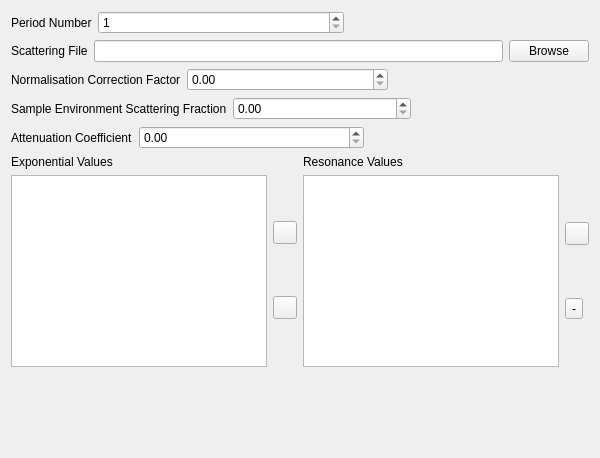
                 <widget class="QWidget" name="advancedTab">
                  <attribute name="title">
                   <string>Advanced</string>
                  </attribute>
                  <layout class="QVBoxLayout" name="verticalLayout_36">
                   <item>
                    <layout class="QHBoxLayout" name="horizontalLayout_66">
                     <item>
                      <widget class="QLabel" name="periodNoLabel_3">
                       <property name="text">
                        <string>Period Number</string>
                       </property>
                      </widget>
                     </item>
                     <item>
                      <widget class="QSpinBox" name="samplePeriodNoSpinBox">
                       <property name="sizePolicy">
                        <sizepolicy hsizetype="Expanding" vsizetype="Fixed">
                         <horstretch>0</horstretch>
                         <verstretch>0</verstretch>
                        </sizepolicy>
                       </property>
                       <property name="minimum">
                        <number>1</number>
                       </property>
                      </widget>
                     </item>
                     <item>
                      <spacer name="horizontalSpacer_30">
                       <property name="orientation">
                        <enum>Qt::Horizontal</enum>
                       </property>
                       <property name="sizeHint" stdset="0">
                        <size>
                         <width>40</width>
                         <height>20</height>
                        </size>
                       </property>
                      </spacer>
                     </item>
                    </layout>
                   </item>
                   <item>
                    <layout class="QHBoxLayout" name="horizontalLayout_67">
                     <item>
                      <widget class="QLabel" name="scatteringFileLabel">
                       <property name="text">
                        <string>Scattering File</string>
                       </property>
                      </widget>
                     </item>
                     <item>
                      <widget class="QLineEdit" name="scatteringFileLineEdit">
                       <property name="sizePolicy">
                        <sizepolicy hsizetype="Expanding" vsizetype="Fixed">
                         <horstretch>0</horstretch>
                         <verstretch>0</verstretch>
                        </sizepolicy>
                       </property>
                       <property name="minimumSize">
                        <size>
                         <width>0</width>
                         <height>0</height>
                        </size>
                       </property>
                       <property name="maximumSize">
                        <size>
                         <width>16777215</width>
                         <height>16777215</height>
                        </size>
                       </property>
                      </widget>
                     </item>
                     <item>
                      <widget class="QPushButton" name="browseScatteringFileButton">
                       <property name="text">
                        <string>Browse</string>
                       </property>
                      </widget>
                     </item>
                    </layout>
                   </item>
                   <item>
                    <layout class="QHBoxLayout" name="horizontalLayout_68">
                     <item>
                      <widget class="QLabel" name="correctionFactorLabel">
                       <property name="text">
                        <string>Normalisation Correction Factor</string>
                       </property>
                      </widget>
                     </item>
                     <item>
                      <widget class="ExponentialSpinBox" name="correctionFactorSpinBox">
                       <property name="sizePolicy">
                        <sizepolicy hsizetype="Expanding" vsizetype="Fixed">
                         <horstretch>0</horstretch>
                         <verstretch>0</verstretch>
                        </sizepolicy>
                       </property>
                      </widget>
                     </item>
                     <item>
                      <spacer name="horizontalSpacer_31">
                       <property name="orientation">
                        <enum>Qt::Horizontal</enum>
                       </property>
                       <property name="sizeHint" stdset="0">
                        <size>
                         <width>40</width>
                         <height>20</height>
                        </size>
                       </property>
                      </spacer>
                     </item>
                    </layout>
                   </item>
                   <item>
                    <layout class="QHBoxLayout" name="horizontalLayout_69">
                     <item>
                      <widget class="QLabel" name="scatteringFractionLabel">
                       <property name="minimumSize">
                        <size>
                         <width>0</width>
                         <height>0</height>
                        </size>
                       </property>
                       <property name="text">
                        <string>Sample Environment Scattering Fraction</string>
                       </property>
                      </widget>
                     </item>
                     <item>
                      <widget class="ExponentialSpinBox" name="sampleScatteringFractionSpinBox">
                       <property name="sizePolicy">
                        <sizepolicy hsizetype="Expanding" vsizetype="Fixed">
                         <horstretch>0</horstretch>
                         <verstretch>0</verstretch>
                        </sizepolicy>
                       </property>
                      </widget>
                     </item>
                     <item>
                      <spacer name="horizontalSpacer_32">
                       <property name="orientation">
                        <enum>Qt::Horizontal</enum>
                       </property>
                       <property name="sizeHint" stdset="0">
                        <size>
                         <width>40</width>
                         <height>20</height>
                        </size>
                       </property>
                      </spacer>
                     </item>
                    </layout>
                   </item>
                   <item>
                    <layout class="QHBoxLayout" name="horizontalLayout_70">
                     <item>
                      <widget class="QLabel" name="attenuationCoefficientLabel">
                       <property name="minimumSize">
                        <size>
                         <width>0</width>
                         <height>0</height>
                        </size>
                       </property>
                       <property name="maximumSize">
                        <size>
                         <width>16777215</width>
                         <height>16777215</height>
                        </size>
                       </property>
                       <property name="text">
                        <string>Attenuation Coefficient</string>
                       </property>
                      </widget>
                     </item>
                     <item>
                      <widget class="ExponentialSpinBox" name="sampleAttenuationCoefficientSpinBox">
                       <property name="sizePolicy">
                        <sizepolicy hsizetype="Expanding" vsizetype="Fixed">
                         <horstretch>0</horstretch>
                         <verstretch>0</verstretch>
                        </sizepolicy>
                       </property>
                      </widget>
                     </item>
                     <item>
                      <spacer name="horizontalSpacer_33">
                       <property name="orientation">
                        <enum>Qt::Horizontal</enum>
                       </property>
                       <property name="sizeHint" stdset="0">
                        <size>
                         <width>40</width>
                         <height>20</height>
                        </size>
                       </property>
                      </spacer>
                     </item>
                    </layout>
                   </item>
                   <item>
                    <layout class="QHBoxLayout" name="horizontalLayout_73">
                     <item>
                      <layout class="QVBoxLayout" name="verticalLayout_34">
                       <item>
                        <widget class="QLabel" name="exponentialValuesLabel">
                         <property name="sizePolicy">
                          <sizepolicy hsizetype="Fixed" vsizetype="Fixed">
                           <horstretch>0</horstretch>
                           <verstretch>0</verstretch>
                          </sizepolicy>
                         </property>
                         <property name="text">
                          <string>Exponential Values</string>
                         </property>
                        </widget>
                       </item>
                       <item>
                        <layout class="QHBoxLayout" name="horizontalLayout_71">
                         <item>
                          <widget class="ExponentialTable" name="exponentialValuesTable">
                           <property name="sizePolicy">
                            <sizepolicy hsizetype="Fixed" vsizetype="Fixed">
                             <horstretch>0</horstretch>
                             <verstretch>0</verstretch>
                            </sizepolicy>
                           </property>
                           <property name="maximumSize">
                            <size>
                             <width>16777215</width>
                             <height>16777215</height>
                            </size>
                           </property>
                           <property name="horizontalScrollBarPolicy">
                            <enum>Qt::ScrollBarAlwaysOff</enum>
                           </property>
                           <property name="selectionBehavior">
                            <enum>QAbstractItemView::SelectRows</enum>
                           </property>
                           <attribute name="horizontalHeaderMinimumSectionSize">
                            <number>120</number>
                           </attribute>
                           <attribute name="horizontalHeaderDefaultSectionSize">
                            <number>120</number>
                           </attribute>
                           <attribute name="verticalHeaderCascadingSectionResizes">
                            <bool>true</bool>
                           </attribute>
                          </widget>
                         </item>
                         <item>
                          <layout class="QVBoxLayout" name="verticalLayout_32">
                           <item>
                            <widget class="QToolButton" name="insertExponentialButton">
                             <property name="maximumSize">
                              <size>
                               <width>16777215</width>
                               <height>16777215</height>
                              </size>
                             </property>
                             <property name="text">
                              <string/>
                             </property>
                             <property name="icon">
                              <iconset resource="../resources/resources.qrc">
                               <normaloff>:/icons/plus.png</normaloff>:/icons/plus.png</iconset>
                             </property>
                            </widget>
                           </item>
                           <item>
                            <widget class="QToolButton" name="removeExponentialButton">
                             <property name="maximumSize">
                              <size>
                               <width>16777215</width>
                               <height>16777215</height>
                              </size>
                             </property>
                             <property name="text">
                              <string/>
                             </property>
                             <property name="icon">
                              <iconset resource="../resources/resources.qrc">
                               <normaloff>:/icons/minus.png</normaloff>:/icons/minus.png</iconset>
                             </property>
                            </widget>
                           </item>
                          </layout>
                         </item>
                        </layout>
                       </item>
                       <item>
                        <spacer name="verticalSpacer_13">
                         <property name="orientation">
                          <enum>Qt::Vertical</enum>
                         </property>
                         <property name="sizeHint" stdset="0">
                          <size>
                           <width>20</width>
                           <height>40</height>
                          </size>
                         </property>
                        </spacer>
                       </item>
                      </layout>
                     </item>
                     <item>
                      <layout class="QVBoxLayout" name="verticalLayout_35">
                       <item>
                        <widget class="QLabel" name="resonanceValuesLabel">
                         <property name="sizePolicy">
                          <sizepolicy hsizetype="Fixed" vsizetype="Fixed">
                           <horstretch>0</horstretch>
                           <verstretch>0</verstretch>
                          </sizepolicy>
                         </property>
                         <property name="text">
                          <string>Resonance Values</string>
                         </property>
                        </widget>
                       </item>
                       <item>
                        <layout class="QHBoxLayout" name="horizontalLayout_72">
                         <item>
                          <widget class="ResonanceTable" name="resonanceValuesTable">
                           <property name="sizePolicy">
                            <sizepolicy hsizetype="Fixed" vsizetype="Fixed">
                             <horstretch>0</horstretch>
                             <verstretch>0</verstretch>
                            </sizepolicy>
                           </property>
                           <property name="maximumSize">
                            <size>
                             <width>16777215</width>
                             <height>16777215</height>
                            </size>
                           </property>
                           <property name="horizontalScrollBarPolicy">
                            <enum>Qt::ScrollBarAlwaysOff</enum>
                           </property>
                           <property name="selectionBehavior">
                            <enum>QAbstractItemView::SelectRows</enum>
                           </property>
                           <attribute name="horizontalHeaderMinimumSectionSize">
                            <number>128</number>
                           </attribute>
                           <attribute name="horizontalHeaderDefaultSectionSize">
                            <number>128</number>
                           </attribute>
                           <attribute name="horizontalHeaderStretchLastSection">
                            <bool>true</bool>
                           </attribute>
                           <attribute name="verticalHeaderCascadingSectionResizes">
                            <bool>true</bool>
                           </attribute>
                           <attribute name="verticalHeaderMinimumSectionSize">
                            <number>50</number>
                           </attribute>
                          </widget>
                         </item>
                         <item>
                          <layout class="QVBoxLayout" name="verticalLayout_33">
                           <item>
                            <widget class="QToolButton" name="insertResonanceButton">
                             <property name="maximumSize">
                              <size>
                               <width>16777215</width>
                               <height>16777215</height>
                              </size>
                             </property>
                             <property name="text">
                              <string/>
                             </property>
                             <property name="icon">
                              <iconset resource="../resources/resources.qrc">
                               <normaloff>:/icons/plus.png</normaloff>:/icons/plus.png</iconset>
                             </property>
                            </widget>
                           </item>
                           <item>
                            <widget class="QToolButton" name="removeResonanceButton">
                             <property name="maximumSize">
                              <size>
                               <width>16777215</width>
                               <height>16777215</height>
                              </size>
                             </property>
                             <property name="text">
                              <string>-</string>
                             </property>
                             <property name="icon">
                              <iconset resource="../resources/resources.qrc">
                               <normaloff>:/icons/minus.png</normaloff>:/icons/minus.png</iconset>
                             </property>
                            </widget>
                           </item>
                          </layout>
                         </item>
                        </layout>
                       </item>
                       <item>
                        <spacer name="verticalSpacer_14">
                         <property name="orientation">
                          <enum>Qt::Vertical</enum>
                         </property>
                         <property name="sizeHint" stdset="0">
                          <size>
                           <width>20</width>
                           <height>40</height>
                          </size>
                         </property>
                        </spacer>
                       </item>
                      </layout>
                     </item>
                    </layout>
                   </item>
                   <item>
                    <spacer name="verticalSpacer_15">
                     <property name="orientation">
                      <enum>Qt::Vertical</enum>
                     </property>
                     <property name="sizeHint" stdset="0">
                      <size>
                       <width>20</width>
                       <height>40</height>
                      </size>
                     </property>
                    </spacer>
                   </item>
                  </layout>
                 </widget>
